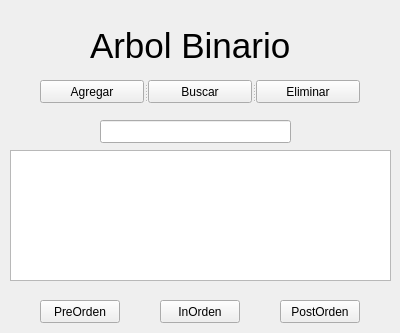
<?xml version="1.0" encoding="UTF-8"?>
<ui version="4.0">
 <class>Widget</class>
 <widget class="QWidget" name="Widget">
  <property name="geometry">
   <rect>
    <x>0</x>
    <y>0</y>
    <width>400</width>
    <height>333</height>
   </rect>
  </property>
  <property name="windowTitle">
   <string>Widget</string>
  </property>
  <widget class="QGraphicsView" name="graphicsView">
   <property name="geometry">
    <rect>
     <x>10</x>
     <y>150</y>
     <width>381</width>
     <height>131</height>
    </rect>
   </property>
  </widget>
  <widget class="QLineEdit" name="line">
   <property name="geometry">
    <rect>
     <x>100</x>
     <y>120</y>
     <width>191</width>
     <height>23</height>
    </rect>
   </property>
  </widget>
  <widget class="QLabel" name="label">
   <property name="geometry">
    <rect>
     <x>90</x>
     <y>20</y>
     <width>231</width>
     <height>51</height>
    </rect>
   </property>
   <property name="font">
    <font>
     <pointsize>26</pointsize>
    </font>
   </property>
   <property name="text">
    <string>Arbol Binario</string>
   </property>
  </widget>
  <widget class="QSplitter" name="splitter">
   <property name="geometry">
    <rect>
     <x>40</x>
     <y>80</y>
     <width>320</width>
     <height>23</height>
    </rect>
   </property>
   <property name="orientation">
    <enum>Qt::Horizontal</enum>
   </property>
   <widget class="QPushButton" name="agregar">
    <property name="text">
     <string>Agregar</string>
    </property>
   </widget>
   <widget class="QPushButton" name="buscar">
    <property name="text">
     <string>Buscar</string>
    </property>
   </widget>
   <widget class="QPushButton" name="eliminar">
    <property name="text">
     <string>Eliminar</string>
    </property>
   </widget>
  </widget>
  <widget class="QPushButton" name="PreOrden">
   <property name="geometry">
    <rect>
     <x>40</x>
     <y>300</y>
     <width>80</width>
     <height>23</height>
    </rect>
   </property>
   <property name="text">
    <string>PreOrden</string>
   </property>
  </widget>
  <widget class="QPushButton" name="InOrden">
   <property name="geometry">
    <rect>
     <x>160</x>
     <y>300</y>
     <width>80</width>
     <height>23</height>
    </rect>
   </property>
   <property name="text">
    <string>InOrden</string>
   </property>
  </widget>
  <widget class="QPushButton" name="PostOrden">
   <property name="geometry">
    <rect>
     <x>280</x>
     <y>300</y>
     <width>80</width>
     <height>23</height>
    </rect>
   </property>
   <property name="text">
    <string>PostOrden</string>
   </property>
  </widget>
 </widget>
 <layoutdefault spacing="6" margin="11"/>
 <resources/>
 <connections/>
</ui>
